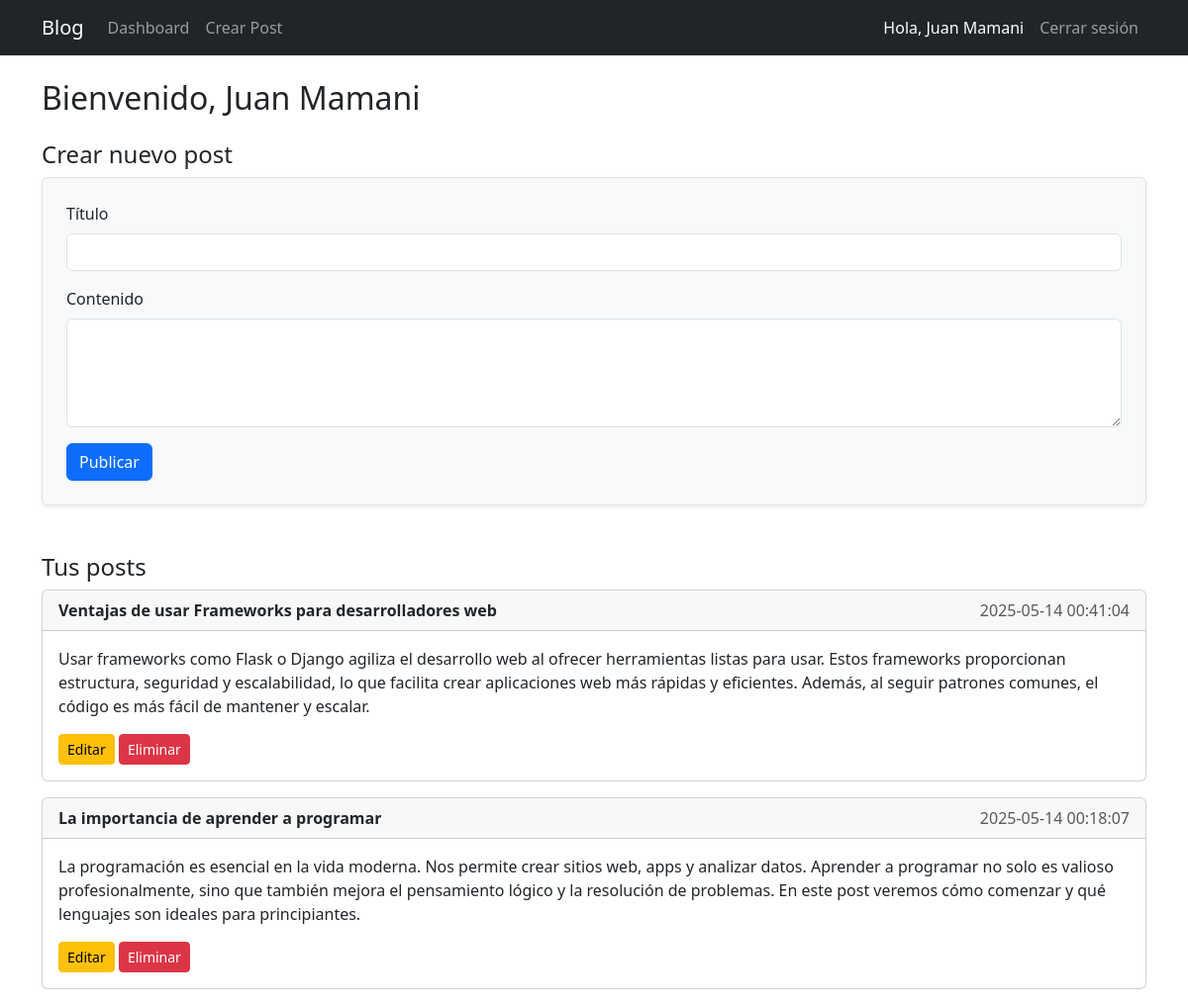
The app's page /dashboard (signed in) with its own data.
### tables this page shows
CREATE TABLE users (
            id INTEGER PRIMARY KEY,
            name TEXT NOT NULL,
            email TEXT NOT NULL UNIQUE,
            username TEXT NOT NULL UNIQUE,
            password TEXT NOT NULL
        );

CREATE TABLE posts (
            id INTEGER PRIMARY KEY,
            title TEXT NOT NULL,
            content TEXT NOT NULL,
            user_id INTEGER NOT NULL,
            created_at TIMESTAMP DEFAULT CURRENT_TIMESTAMP,
            FOREIGN KEY (user_id) REFERENCES users (id)
        );

### App.py (the view, shortened to what this page needs)
@app.route("/dashboard", methods=['GET', 'POST'])
@login_required
def dashboard():
    conn = get_db_connection()
    posts = conn.execute("SELECT * FROM posts WHERE user_id = ? ORDER BY created_at DESC",
                         (current_user.id,)).fetchall()
    conn.close()
    return render_template("dashboard.html", posts=posts, user=current_user)

### App.py (called while the page is built)
def get_db_connection():
    conn = sqlite3.connect("blog.db")
    conn.row_factory = sqlite3.Row
    return conn

@login_manager.user_loader
def load_user(user_id):
    return User.get_by_id(user_id)

    @staticmethod
    def get_by_id(user_id):
        conn = get_db_connection()
        user = conn.execute("SELECT * FROM users WHERE id = ?", (user_id,)).fetchone()
        conn.close()
        if user:
            return User(user['id'], user['username'], user['password'], user['name'], user['email'])
        return None

### templates/dashboard.html
{% extends 'base.html' %}
{% block content %}
<h2>Bienvenido, {{ user.name }}</h2>
<h4 class="mt-4">Crear nuevo post</h4>
<div>
    <form method="post" class="p-4 border rounded shadow-sm bg-light">
            <div class="mb-3">
            <label class="form-label">Título</label>
            <input type="text" name="title" class="form-control" required>
        </div>
        <div class="mb-3">
            <label class="form-label">Contenido</label>
            <textarea name="content" class="form-control" rows="4" required></textarea>
        </div>
        <button type="submit" class="btn btn-primary">Publicar</button>
    </form>
</div>
<h4 class="mt-5">Tus posts</h4>
{% for post in posts %}
    <div class="card mb-3">
        <div class="card-header">
            <strong>{{ post['title'] }}</strong>
            <span class="text-muted float-end">{{ post['created_at'] }}</span>
        </div>
        <div class="card-body">
            <p>{{ post['content'] }}</p>
            <a href="{{ url_for('editar', post_id=post['id']) }}" class="btn btn-sm btn-warning">Editar</a>
            <a href="{{ url_for('delete', post_id=post['id']) }}" class="btn btn-sm btn-danger" onclick="return confirm('¿Eliminar este post?')">Eliminar</a>
        </div>
    </div>
{% else %}
    <p>Aún no tienes posts.</p>
{% endfor %}
{% endblock %}

### templates/base.html (shortened to what this page needs)
<!doctype html>
<html lang="es">
<head>
    <link href="https://cdn.jsdelivr.net/npm/bootstrap@5.3.0/dist/css/bootstrap.min.css" rel="stylesheet">
</head>
<body>
    <nav class="navbar navbar-expand-lg navbar-dark bg-dark">
        <div class="container">
            <a class="navbar-brand">Blog</a>
            <div class="collapse navbar-collapse" id="navbarNav">
                <ul class="navbar-nav me-auto">
                    <a class="nav-link" href="{{ url_for('index') }}">Dashboard</a>
                    {% if current_user.is_authenticated %}
                        <li class="nav-item">
                            <a class="nav-link" href="{{ url_for('dashboard') }}">Crear Post</a>
                        </li>
                    {% endif %}
                </ul>
                <ul class="navbar-nav">
                    {% if current_user.is_authenticated %}
                    <li class="nav-item">
                        <a class="nav-link disabled text-white">Hola, {{ current_user.name }}</a>
                    </li>
                        <li class="nav-item">
                            <a class="nav-link" href="{{ url_for('logout') }}">Cerrar sesión</a>
                        </li>
                    {% endif %}
                </ul>
            </div>
        </div>
    </nav>
    <div class="container mt-4">
        {% block content %}{% endblock %}
    </div>
</body>
</html>

### records on screen
users: name "Juan Mamani"
posts: title "Ventajas de usar Frameworks para desarrolladores web", created_at "2025-05-14 00:41:04", content "Usar frameworks como Flask o Django agiliza el desarrollo web al ofrecer herramientas listas para usar. Estos frameworks proporcionan estructura, seguridad y escalabilidad, lo que facilita crear aplicaciones web más rápidas y eficientes. Además, al seguir patrones comunes, el código es más fácil de mantener y escalar."
posts: title "La importancia de aprender a programar", created_at "2025-05-14 00:18:07", content "La programación es esencial en la vida moderna. Nos permite crear sitios web, apps y analizar datos. Aprender a programar no solo es valioso profesionalmente, sino que también mejora el pensamiento lógico y la resolución de problemas. En este post veremos cómo comenzar y qué lenguajes son ideales para principiantes."
